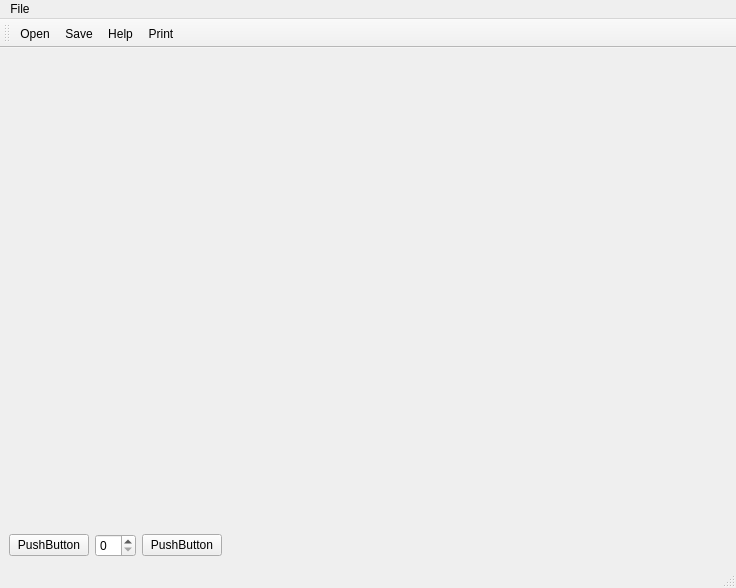
<?xml version="1.0" encoding="UTF-8"?>
<ui version="4.0">
 <class>MainWindow</class>
 <widget class="QMainWindow" name="MainWindow">
  <property name="geometry">
   <rect>
    <x>0</x>
    <y>0</y>
    <width>736</width>
    <height>588</height>
   </rect>
  </property>
  <property name="windowTitle">
   <string>MainWindow</string>
  </property>
  <widget class="QWidget" name="centralwidget">
   <layout class="QHBoxLayout" name="horizontalLayout_2">
    <item>
     <layout class="QVBoxLayout" name="verticalLayout">
      <item>
       <widget class="QVTKOpenGLWidget" name="qvtkWidget" native="true">
        <property name="minimumSize">
         <size>
          <width>600</width>
          <height>400</height>
         </size>
        </property>
       </widget>
      </item>
      <item>
       <layout class="QHBoxLayout" name="horizontalLayout">
        <item>
         <widget class="QPushButton" name="pushButton">
          <property name="text">
           <string>PushButton</string>
          </property>
         </widget>
        </item>
        <item>
         <widget class="QSpinBox" name="spinBox"/>
        </item>
        <item>
         <widget class="QPushButton" name="pushButton_2">
          <property name="text">
           <string>PushButton</string>
          </property>
         </widget>
        </item>
        <item>
         <spacer name="horizontalSpacer">
          <property name="orientation">
           <enum>Qt::Horizontal</enum>
          </property>
          <property name="sizeHint" stdset="0">
           <size>
            <width>40</width>
            <height>20</height>
           </size>
          </property>
         </spacer>
        </item>
       </layout>
      </item>
     </layout>
    </item>
   </layout>
  </widget>
  <widget class="QMenuBar" name="menubar">
   <property name="geometry">
    <rect>
     <x>0</x>
     <y>0</y>
     <width>736</width>
     <height>25</height>
    </rect>
   </property>
   <widget class="QMenu" name="menuFile">
    <property name="title">
     <string>File</string>
    </property>
    <addaction name="actionFileOpen"/>
    <addaction name="actionFileSave"/>
   </widget>
   <addaction name="menuFile"/>
  </widget>
  <widget class="QStatusBar" name="statusbar"/>
  <widget class="QToolBar" name="toolBar">
   <property name="windowTitle">
    <string>toolBar</string>
   </property>
   <attribute name="toolBarArea">
    <enum>TopToolBarArea</enum>
   </attribute>
   <attribute name="toolBarBreak">
    <bool>false</bool>
   </attribute>
   <addaction name="actionFileOpen"/>
   <addaction name="actionFileSave"/>
   <addaction name="actionHelp"/>
   <addaction name="actionPrint"/>
  </widget>
  <action name="actionFileOpen">
   <property name="icon">
    <iconset resource="Icons/icons.qrc">
     <normaloff>:Icons/fileopen.png</normaloff>:Icons/fileopen.png</iconset>
   </property>
   <property name="text">
    <string>Open</string>
   </property>
  </action>
  <action name="actionFileSave">
   <property name="icon">
    <iconset resource="Icons/icons.qrc">
     <normaloff>:/Icons/filesave.png</normaloff>:/Icons/filesave.png</iconset>
   </property>
   <property name="text">
    <string>Save</string>
   </property>
  </action>
  <action name="actionHelp">
   <property name="icon">
    <iconset resource="Icons/icons.qrc">
     <normaloff>:Icons/help.png</normaloff>:Icons/help.png</iconset>
   </property>
   <property name="text">
    <string>Help</string>
   </property>
  </action>
  <action name="actionPrint">
   <property name="icon">
    <iconset resource="Icons/icons.qrc">
     <normaloff>:Icons/print.png</normaloff>:Icons/print.png</iconset>
   </property>
   <property name="text">
    <string>Print</string>
   </property>
  </action>
 </widget>
 <customwidgets>
  <customwidget>
   <class>QVTKOpenGLWidget</class>
   <extends>QWidget</extends>
   <header>QVTKOpenGLWidget.h</header>
  </customwidget>
 </customwidgets>
 <resources>
  <include location="Icons/icons.qrc"/>
 </resources>
 <connections/>
</ui>
